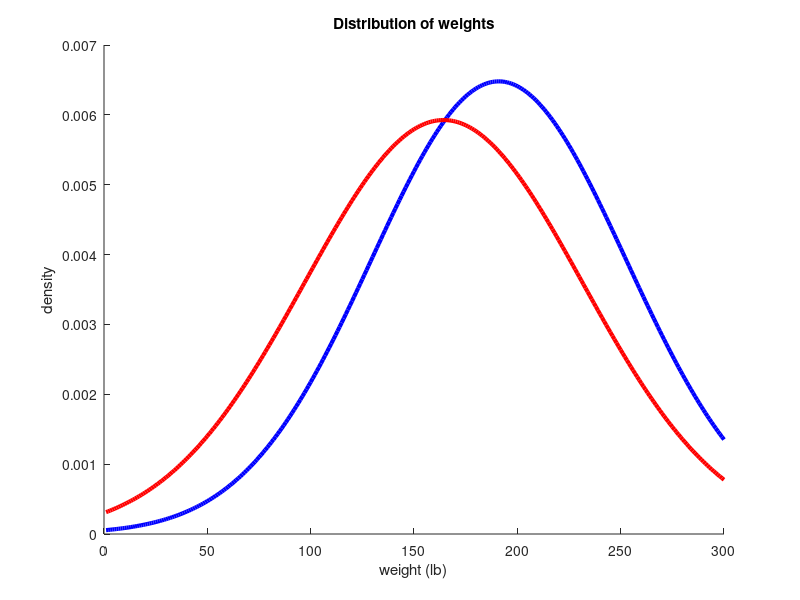
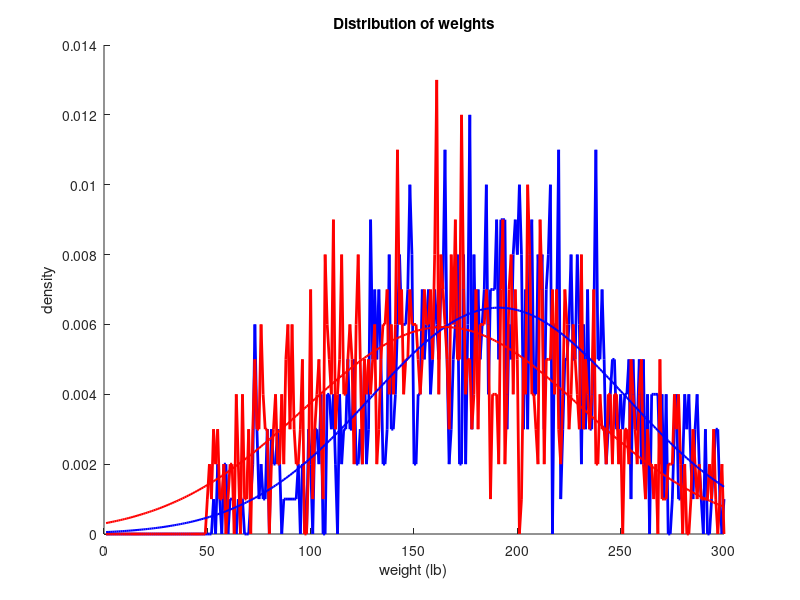
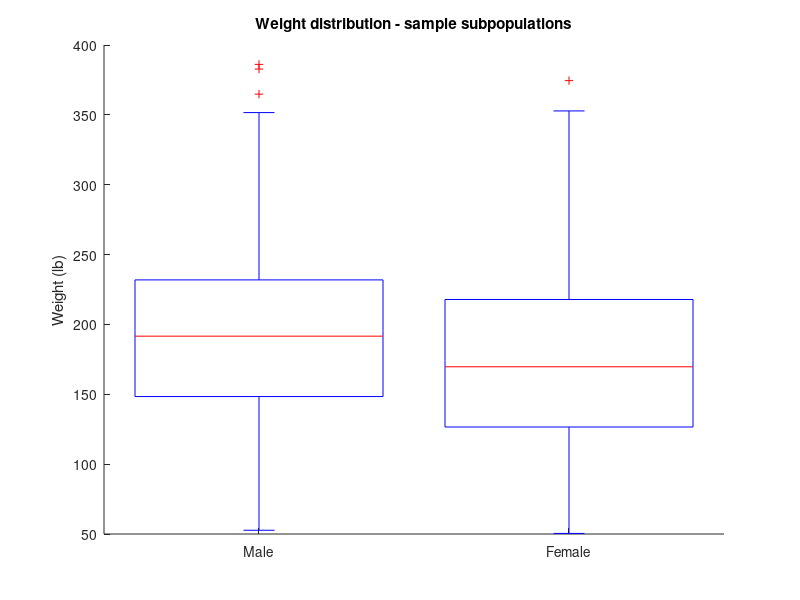

MATLAB code for these plots, in order:
% Systems Pharmacology Final Project Main Driver
% Alanna Farrell, SJ Burris, Gabrielle Grifno
% Spring 2020

% This file creates simulated patients and includes all the parameters for
% running Chlorquine simulations for treatment of Malaria and COVID-19
clear all;
close all;

%% Creating virtual patients: Distribution parameters 

NumberOfSubjects = 1000;
% Size of the populations - by making this a parameter, we can easily test 
% the code with small numbers that run quickly, and then run it with 
% larger populations once we're satisfied that it's working.

weightCutOff = 50;
% Minumum weight; set to 0 to only remove nonpositives

Male = 1;
Female = 2; % indexing for matrices

means(Male) = 191;
means(Female) = 164.3;
SD(Male) = 61.57;
SD(Female) = 67.32;

ls = {'-b';'-r'}; % linestyles for male, female distributions
GroupName = {'Male','Female'};

%% PART ONE - NORMAL DISTRIBUTIONS 
    
% Generate Normal Distribution lines
x = [1:1:300]; % x = weight, y = density
for i=Male:Female
    y(i,:) = 1/(SD(i)*sqrt(2*pi()))*exp((-(x(:)-means(i)).^2)/(2*SD(i)^2));
end

% Plotting the normal distributions by themselves
figure;
title('Distribution of weights');    
xlabel('weight (lb)');
ylabel('density');
hold on;
for i=Male:Female
	plot (x,y(i,:),ls{i},'LineWidth',3); 
end


%% PART TWO - GENERATE 2 SUBPOPULATIONS USING RANDOM NUMBERS

% Initiate Random Numbers (helpful to make results reproducible)
rng(0,'twister');

% Generate Subpopulations
for i=Male:Female % 2 subpops 
	xtemp = SD(i).*randn(NumberOfSubjects,1)+means(i); 
    % This gives us a first attempt; next we must identify weights below 
    % the cutoff and replace them
    a=length(xtemp(xtemp<=weightCutOff)); % count people below x lb
    cycle = 1;
    while a>0 % if there are any nonpositives, replace them
        fprintf ('series %i, cycle %i, negs %i\n',i,1,a);
        xtemp(xtemp<=50)=SD(i).*randn(a,1)+means(i);        
        a=length(xtemp(xtemp<=weightCutOff)); 
        cycle = cycle + 1;
    end % check again for nonpositives and loop if nec.
    xdist(i,:) = xtemp; % This is the final weight distribution
end

% Output the means, SDs of the simulated populations
simmeans = mean(xdist,2);
simSDs = std(xdist,0,2);
fprintf('Male population, input mean %4.1f, simulated mean %4.1f; input SD %4.1f, simulated SD %4.1f \n',means(Male),simmeans(Male),SD(Male),simSDs(Male))
fprintf('Female population, input mean %4.1f, simulated mean %4.1f; input SD %4.1f, simulated SD %4.1f \n',means(Female),simmeans(Female),SD(Female),simSDs(Female))

for i = Male:Female
	xtemp = round(xdist(i,:)); % xdist here is the list of patient weights for subpopulation i
    for j = 1:length(x)
    	ysamp(i,j) = length(xtemp(xtemp==x(j)))/NumberOfSubjects;
    end
end

% Overlaying normal distributions and the sample distributions
% three panels
figure;
title('Distribution of weights');    
ylabel('density');
xlabel('weight (lb)'); % note how we only need one x-axis label
hold on;
% Note how we generate different linestyles using conditional statements
for i=Male:Female
    plot (x,ysamp(i,:),ls{i},'LineWidth',2);
end
for i=Male:Female
    plot (x,y(i,:),ls{i},'LineWidth',1.5); 
	% did this separately so that these lines come to the front
end

% Boxplots
% Another way of visualizing the sample populations on one panel.
figure;
hold on;
title('Weight distribution - sample subpopulations')
ylabel('Weight (lb)')
boxplot (xdist','Labels',GroupName);

patientID = (1:NumberOfSubjects)';
Weights = xdist';
save('WeightDistribs.mat','patientID','Weights');

